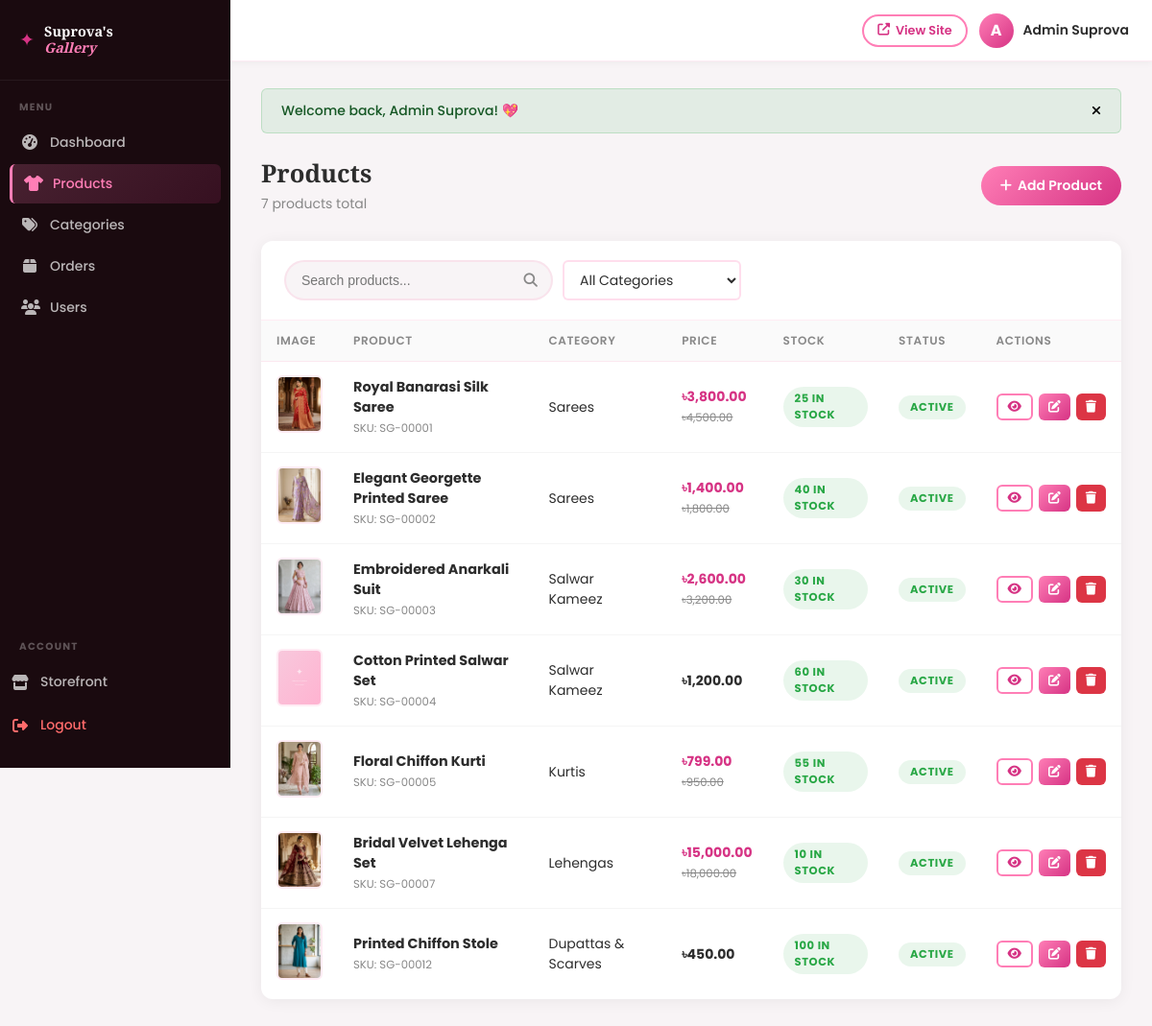
/admin/products.php (signed in), run on the app's committed database.
### tables this page shows
CREATE TABLE `products` (
  `id` int(11) NOT NULL AUTO_INCREMENT,
  `category_id` int(11) NOT NULL,
  `name` varchar(255) NOT NULL,
  `slug` varchar(270) NOT NULL,
  `description` text DEFAULT NULL,
  `short_description` varchar(500) DEFAULT NULL,
  `price` decimal(10,2) NOT NULL,
  `sale_price` decimal(10,2) DEFAULT NULL,
  `image` varchar(255) DEFAULT NULL,
  `gallery` text DEFAULT NULL COMMENT 'JSON array of image paths',
  `sizes` varchar(255) DEFAULT NULL COMMENT 'JSON array of available sizes',
  `colors` varchar(255) DEFAULT NULL COMMENT 'JSON array of available colors',
  `stock` int(11) NOT NULL DEFAULT 0,
  `is_featured` tinyint(1) NOT NULL DEFAULT 0,
  `is_new_arrival` tinyint(1) NOT NULL DEFAULT 0,
  `is_bestseller` tinyint(1) NOT NULL DEFAULT 0,
  `is_active` tinyint(1) NOT NULL DEFAULT 1,
  `views` int(11) NOT NULL DEFAULT 0,
  `created_at` timestamp NOT NULL DEFAULT current_timestamp(),
  `updated_at` timestamp NOT NULL DEFAULT current_timestamp() ON UPDATE current_timestamp(),
  PRIMARY KEY (`id`),
  UNIQUE KEY `slug` (`slug`),
  KEY `idx_category` (`category_id`),
  KEY `idx_featured` (`is_featured`),
  KEY `idx_active` (`is_active`),
  KEY `idx_price` (`price`),
  CONSTRAINT `fk_products_category` FOREIGN KEY (`category_id`) REFERENCES `categories` (`id`) ON DELETE CASCADE
);

CREATE TABLE `categories` (
  `id` int(11) NOT NULL AUTO_INCREMENT,
  `name` varchar(100) NOT NULL,
  `slug` varchar(120) NOT NULL,
  `description` text DEFAULT NULL,
  `image` varchar(255) DEFAULT NULL,
  `is_active` tinyint(1) NOT NULL DEFAULT 1,
  `sort_order` int(11) NOT NULL DEFAULT 0,
  `created_at` timestamp NOT NULL DEFAULT current_timestamp(),
  PRIMARY KEY (`id`),
  UNIQUE KEY `slug` (`slug`),
  KEY `idx_active` (`is_active`)
);

### includes/functions.php (called while the page is built, shortened)
<?php
function e(string $str): string {
    return htmlspecialchars($str, ENT_QUOTES, 'UTF-8');
}
function getProductImage(string|null $image, string $alt = ''): string {
    if ($image && file_exists(UPLOAD_DIR . $image)) {
        return UPLOAD_URL . $image;
    }
    return SITE_URL . '/assets/images/product-placeholder.svg';
}

### admin/products.php (the view, shortened to what this page needs)
<?php
require_once __DIR__ . '/includes/admin_header.php';
$db = getDB();
$search = trim($_GET['q'] ?? '');
$page = max(1, (int)($_GET['page'] ?? 1));
$perPage = 15;
$where = ['1=1']; $params = [];
$whereStr = implode(' AND ', $where);
$total = $db->prepare("SELECT COUNT(*) FROM products p WHERE $whereStr"); $total->execute($params);
$totalProducts = (int)$total->fetchColumn();
$offset = ($page - 1) * $perPage;
$stmt = $db->prepare("SELECT p.*, c.name as cat_name FROM products p JOIN categories c ON p.category_id = c.id WHERE $whereStr ORDER BY p.created_at DESC LIMIT $perPage OFFSET $offset");
$stmt->execute($params);
$products = $stmt->fetchAll();
?>
<div class="admin-page-header">
    <div>
        <h1 class="admin-page-title">Products</h1>
        <p class="admin-page-subtitle"><?= $totalProducts ?> products total</p>
    </div>
    <a href="<?= SITE_URL ?>/admin/product_form.php" class="btn btn-primary">
        <i class="fas fa-plus"></i> Add Product
    </a>
</div>
<div class="admin-table-wrap">
    <div class="table-header">
        <div style="display:flex;gap:10px;flex-wrap:wrap;">
            <form method="GET" style="display:flex;gap:10px;flex-wrap:wrap;">
                <div class="admin-search">
                    <input type="text" name="q" placeholder="Search products..." value="<?= e($search) ?>">
                    <button type="submit"><i class="fas fa-search"></i></button>
                </div>
                <select name="cat" class="form-control" style="width:auto;padding:8px 12px;" onchange="this.form.submit()">
                    <option value="">All Categories</option>
                </select>
            </form>
        </div>
    </div>
    <div style="overflow-x:auto;">
        <table class="admin-table">
            <thead>
                <tr>
                    <th>Image</th>
                    <th>Product</th>
                    <th>Category</th>
                    <th>Price</th>
                    <th>Stock</th>
                    <th>Status</th>
                    <th>Actions</th>
                </tr>
            </thead>
            <tbody>
                <?php foreach ($products as $p): ?>
                    <tr>
                        <td>
                            <img src="<?= e(getProductImage($p['image'])) ?>" class="product-img-preview" alt="<?= e($p['name']) ?>">
                        </td>
                        <td>
                            <strong style="font-size:0.9rem;"><?= e($p['name']) ?></strong>
                            <br><small style="color:var(--text-muted);">SKU: SG-<?= str_pad($p['id'], 5, '0', STR_PAD_LEFT) ?></small>
                        </td>
                        <td><?= e($p['cat_name']) ?></td>
                        <td>
                            <?php if ($p['sale_price']): ?>
                                <span style="font-weight:700;color:var(--accent);">৳<?= number_format($p['sale_price'], 2) ?></span><br>
                                <small style="text-decoration:line-through;color:var(--text-muted);">৳<?= number_format($p['price'], 2) ?></small>
                            <?php else: ?>
                                <span style="font-weight:700;">৳<?= number_format($p['price'], 2) ?></span>
                            <?php endif; ?>
                        </td>
                        <td>
                            <span class="badge <?= $p['stock'] > 0 ? 'badge-success' : 'badge-danger' ?>">
                                <?= $p['stock'] > 0 ? $p['stock'] . ' in stock' : 'Out of stock' ?>
                            </span>
                        </td>
                        <td>
                            <span class="badge <?= $p['is_active'] ? 'badge-success' : 'badge-secondary' ?>">
                                <?= $p['is_active'] ? 'Active' : 'Hidden' ?>
                            </span>
                        </td>
                        <td>
                            <div style="display:flex;gap:6px;">
                                <a href="<?= SITE_URL ?>/product.php?id=<?= $p['id'] ?>" target="_blank"
                                   class="btn btn-outline btn-sm btn-icon" title="View"><i class="fas fa-eye"></i></a>
                                <a href="<?= SITE_URL ?>/admin/product_form.php?id=<?= $p['id'] ?>"
                                   class="btn btn-primary btn-sm btn-icon" title="Edit"><i class="fas fa-edit"></i></a>
                                <button onclick="confirmDelete(<?= $p['id'] ?>, '<?= addslashes($p['name']) ?>')"
                                        class="btn btn-danger btn-sm btn-icon" title="Delete"><i class="fas fa-trash"></i></button>
                            </div>
                        </td>
                    </tr>
                <?php endforeach; ?>
            </tbody>
        </table>
    </div>
</div>
</div></div></div></body></html>

### assets/css/admin.css (style rules this page uses)
:root { --admin-sidebar-w: 240px; --admin-sidebar-bg: #1a0a0f; --admin-sidebar-text: rgba(255,255,255,0.7); --admin-sidebar-active: #FF7EB6; --admin-topbar-h: 64px; --primary: #FF7EB6; --accent: #D63384; --bg: #f8f4f6; --white: #ffffff; --text: #2D2D2D; --text-muted: #888; --border: rgba(255,126,182,0.15); --success: #28a745; --warning: #ffc107; --danger: #dc3545; --info: #17a2b8; --shadow-card: 0 2px 16px rgba(0,0,0,0.06); --shadow: 0 4px 24px rgba(255,126,182,0.18); --radius: 12px; --radius-sm: 6px; --transition: all 0.25s ease; --font-heading: 'Playfair Display', serif; --font-body: 'Poppins', sans-serif; }
*, *::before, *::after { box-sizing: border-box; margin: 0; padding: 0; }
body { font-family: var(--font-body); background: var(--bg); color: var(--text); }
a { text-decoration: none; color: inherit; }
button { cursor: pointer; border: none; background: none; font-family: inherit; }
.admin-page-header { display: flex; align-items: center; justify-content: space-between; margin-bottom: 28px; flex-wrap: wrap; gap: 12px; }
.admin-page-title { font-family: var(--font-heading); font-size: 1.6rem; font-weight: 700; }
.admin-page-subtitle { font-size: 0.875rem; color: var(--text-muted); margin-top: 4px; }
.admin-table-wrap { background: var(--white); border-radius: var(--radius); box-shadow: var(--shadow-card); overflow: hidden; }
.table-header { display: flex; align-items: center; justify-content: space-between; padding: 20px 24px; border-bottom: 1px solid var(--border); flex-wrap: wrap; gap: 12px; }
.admin-table { width: 100%; border-collapse: collapse; font-size: 0.875rem; }
.admin-table th { padding: 12px 16px; text-align: left; font-weight: 600; font-size: 0.75rem; text-transform: uppercase; letter-spacing: 0.05em; color: var(--text-muted); background: #fafafa; border-bottom: 1px solid var(--border); }
.admin-table td { padding: 14px 16px; border-bottom: 1px solid rgba(0,0,0,0.04); vertical-align: middle; }
.admin-table tr:last-child td { border-bottom: none; }
.product-img-preview { width: 48px; height: 60px; object-fit: cover; border-radius: var(--radius-sm); border: 2px solid var(--border); }
.btn { display: inline-flex; align-items: center; gap: 6px; padding: 10px 20px; font-size: 0.875rem; font-weight: 600; border-radius: 999px; transition: var(--transition); cursor: pointer; white-space: nowrap; }
.btn-primary { background: linear-gradient(135deg, #FF7EB6, #D63384); color: #fff; }
.btn-danger { background: var(--danger); color: #fff; }
.btn-outline { background: transparent; border: 2px solid #FF7EB6; color: var(--accent); }
.btn-sm { padding: 6px 14px; font-size: 0.8rem; }
.btn-icon { padding: 6px 10px; border-radius: var(--radius-sm); }
.form-control { width: 100%; padding: 10px 14px; border: 2px solid rgba(255,126,182,0.25); border-radius: var(--radius-sm); font-size: 0.875rem; color: var(--text); background: var(--white); outline: none; transition: var(--transition); font-family: var(--font-body); }
.badge { display: inline-flex; align-items: center; gap: 4px; padding: 4px 12px; border-radius: 999px; font-size: 0.72rem; font-weight: 700; text-transform: uppercase; letter-spacing: 0.05em; }
.badge-success { background: rgba(40,167,69,0.1); color: var(--success); }
.admin-search { display: flex; align-items: center; background: var(--bg); border: 2px solid var(--border); border-radius: 999px; overflow: hidden; width: 280px; }
.admin-search input { flex: 1; padding: 8px 16px; border: none; background: transparent; font-size: 0.875rem; outline: none; }
.admin-search button { padding: 8px 14px; color: var(--text-muted); font-size: 0.9rem; }

### data on the page
products: image (picture), name "Royal Banarasi Silk Saree", id "00001", category.name "Sarees", sale_price "3,800.00", price "4,500.00", stock "25", is_active "ACTIVE"
products: image (picture), name "Elegant Georgette Printed Saree", id "00002", category.name "Sarees", sale_price "1,400.00", price "1,800.00", stock "40", is_active "ACTIVE"
products: image (picture), name "Embroidered Anarkali Suit", id "00003", category.name "Salwar Kameez", sale_price "2,600.00", price "3,200.00", stock "30", is_active "ACTIVE"
products: shows a picture, name "Cotton Printed Salwar Set", id "00004", category.name "Salwar Kameez", price "1,200.00", stock "60", is_active "ACTIVE"
products: image (picture), name "Floral Chiffon Kurti", id "00005", category.name "Kurtis", sale_price "799.00", price "950.00", stock "55", is_active "ACTIVE"
products: image (picture), name "Bridal Velvet Lehenga Set", id "00007", category.name "Lehengas", sale_price "15,000.00", price "18,000.00", stock "10", is_active "ACTIVE"
products: image (picture), name "Printed Chiffon Stole", id "00012", category.name "Dupattas & Scarves", price "450.00", stock "100", is_active "ACTIVE"

### other printed values
$label "Dashboard"
$label "Products"
$label "Categories"
$label "Orders"
$label "Users"
substr($_SESSION['user_name'], 0, 1) "A"
$_SESSION['user_name'] "Admin Suprova"
$flash['message'] "Welcome back, Admin Suprova! 💖"
$totalProducts "7"
